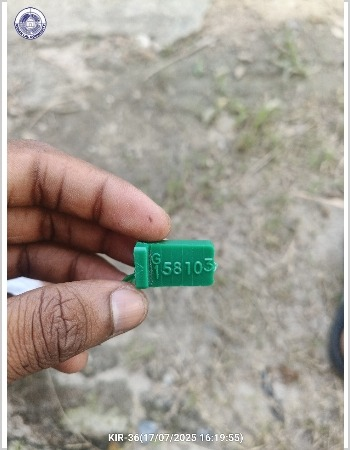
#> input picture assets/test.jpg, 350 x 450 px
$ python -i ocr_utils.py   (imports and definitions only)
#> lines starting #> are read from the running program, lines starting #| are printed output that depends on the picture
#> further down, picture is the input picture: shape (450, 350, 3); mean B, G, R 149.7, 159.1, 164.6
import cv2
import numpy as np
import pytesseract
import re

class OCRUtils:
    def __init__(self):
        # Configure Tesseract path if needed (Windows)
        # pytesseract.pytesseract.tesseract_cmd = r'C:\Program Files\Tesseract-OCR\tesseract.exe'
        pass

    def preprocess_image(self, image):
        """
        Preprocess image for better OCR results on small components
        """
        # Convert to grayscale
        gray = cv2.cvtColor(image, cv2.COLOR_BGR2GRAY)
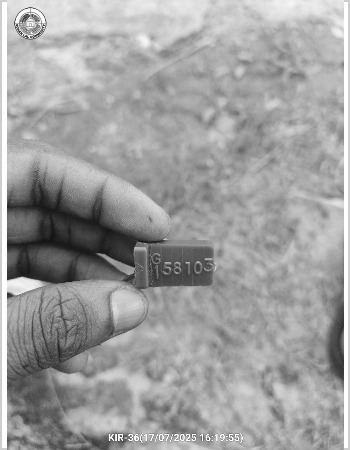
#> gray: shape (450, 350); min 16, max 255, mean 159.7

        # Resize image for better OCR (upscale small text)
        height, width = gray.shape
#> height = 450; width = 350
        if height < 100 or width < 100:
            scale_factor = 3
            gray = cv2.resize(gray, None, fx=scale_factor, fy=scale_factor, interpolation=cv2.INTER_CUBIC)

        # Enhance contrast using CLAHE
        clahe = cv2.createCLAHE(clipLimit=3.0, tileGridSize=(8,8))
        enhanced = clahe.apply(gray)
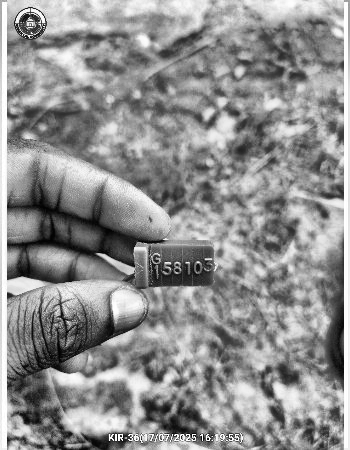
#> enhanced: shape (450, 350); min 2, max 255, mean 143.6

        # Denoise
        denoised = cv2.fastNlMeansDenoising(enhanced)

        # Sharpen for embossed text
        kernel = np.array([[-1,-1,-1], [-1,9,-1], [-1,-1,-1]])
        sharpened = cv2.filter2D(denoised, -1, kernel)
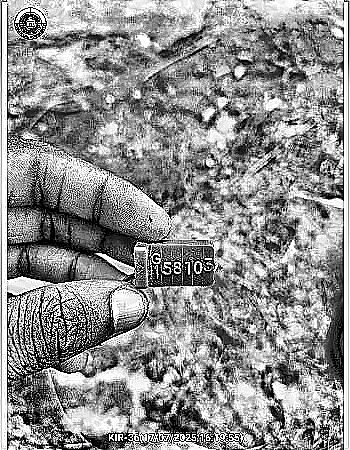
#> sharpened: shape (450, 350); min 0, max 255, mean 142.2

        # Adaptive threshold for varying lighting
        adaptive_thresh = cv2.adaptiveThreshold(sharpened, 255, cv2.ADAPTIVE_THRESH_GAUSSIAN_C, cv2.THRESH_BINARY, 11, 2)
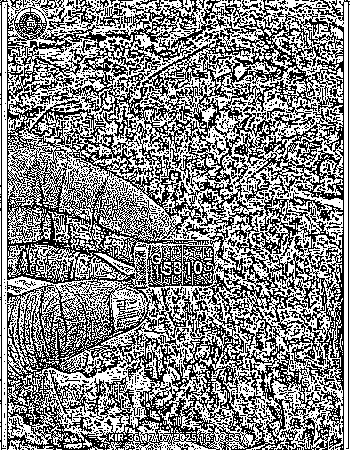
#> adaptive_thresh: shape (450, 350); 53.1% white; black in thin lines or dots

        # Morphological operations to clean up
        kernel = np.ones((2,2), np.uint8)
        cleaned = cv2.morphologyEx(adaptive_thresh, cv2.MORPH_CLOSE, kernel)
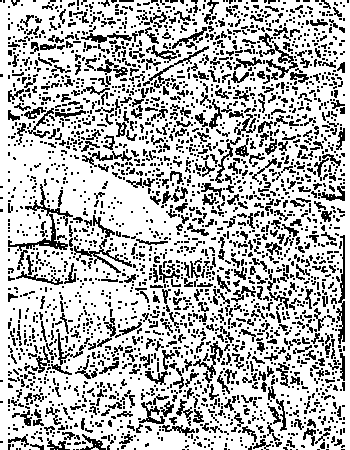
#> cleaned: shape (450, 350); 72.2% white; black in thin lines or dots

        return cleaned

    def extract_serial_number(self, image):
        """
        Extract serial number from image using OCR - optimized for small components
        """
        processed = self.preprocess_image(image)

        # Multiple OCR configurations for different scenarios
        configs = [
            '--oem 3 --psm 8 -c tessedit_char_whitelist=0123456789',  # Single word, digits only
            '--oem 3 --psm 7 -c tessedit_char_whitelist=0123456789ABCDEFGHIJKLMNOPQRSTUVWXYZ',  # Single text line
            '--oem 3 --psm 6 -c tessedit_char_whitelist=0123456789ABCDEFGHIJKLMNOPQRSTUVWXYZ',  # Single uniform block
            '--oem 3 --psm 13 -c tessedit_char_whitelist=0123456789',  # Raw line, digits only
        ]

        for config in configs:
            try:
                # Extract text
                text = pytesseract.image_to_string(processed, config=config)

                # Clean extracted text
                text = text.strip().replace('\n', ' ').replace('\r', ' ')

                # Find serial number using patterns
                serial_number = self.find_serial_patterns(text)

                if serial_number:
                    return serial_number

            except Exception as e:
                continue

        # If no config worked, try with original image
        try:
            gray = cv2.cvtColor(image, cv2.COLOR_BGR2GRAY)
            text = pytesseract.image_to_string(gray, config='--oem 3 --psm 8')
            cleaned = re.sub(r'[^0-9A-Z]', '', text.upper())
            if len(cleaned) >= 4 and cleaned.isalnum():
                return cleaned
        except:
            pass

        return None

    # [80 lines left out: functions find_serial_patterns, is_valid_serial, extract_with_boxes, not called in this run]

>>> import cv2
>>> picture = cv2.imread('../assets/test.jpg')
#> (the run stopped early here; a loop or call above may not have finished)
